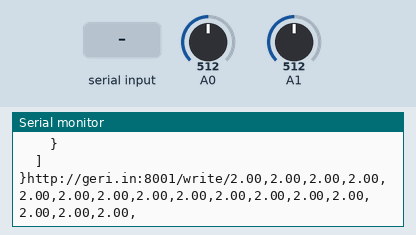
Recording of a sketch running on a simulated Arduino Uno, built with avr-gcc and run on an emulated ATmega328P. Shown: the last lines printed to the serial monitor. Inputs (shaded band) come from the test bench; at power-on: A0 = 512, A1 = 512. The modem accepts every AT command (registered, SIM ready, sends succeed) and sends nothing else.

Above: at 14.9 s.
15.0 s: "ERROR" received over the second serial link
At 15.8 s:
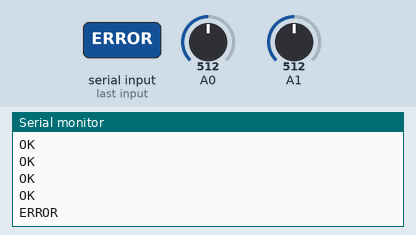
16.5 s: "1" received over the second serial link
At 18.5 s:
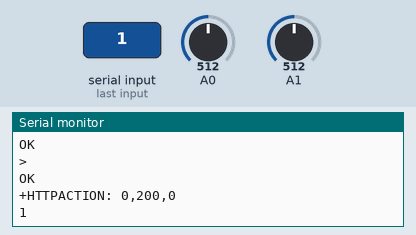

The sketch:

_16_BATTERIES.ino
```cpp
/* Hardware Connections:-
 *  Analog pins: A0- Takes the output values from 8:1 multiplexer
 *               A1- Takes the output values from 8:1 multiplexer
 *
 *  Digital Pins: 2,3,4- Select lines for 8:1 multiuplexer
 *                7,8- Gsm serial connection
*/
#include <Time.h>
#include <TimeLib.h>
#include <ArduinoJson.h>
#include <SoftwareSerial.h>
SoftwareSerial myGsm (7,8);
int count;
float inputValue[8];
float BatteryVoltage[8];
void printSerialData()
{
 while(myGsm.available()!=0)
 Serial.write(myGsm.read());
}
void setup()
{

 myGsm.begin(9600);
 Serial.begin(9600);

//Taking IMEI no.
 myGsm.println("AT+CGSN");
 double imei=myGsm.read();
 delay(1000);
 printSerialData();

//Taking time in the epoch format
 double t= now();
 delay(100);
 printSerialData();

 label1:
  myGsm.println("AT+CIPMUX=0");
  delay(2000);
  if(myGsm.read()=="ERROR")
  goto label1;
  //printSerialData();

 label2:
  myGsm.println("AT+CIPSHUT=0");  //Close TCP Connection
  delay(300);
  if(myGsm.read()=="ERROR")
  goto label2;
  //printSerialData();

 label3:
  myGsm.println("AT+CSTT=\"airtelgprs\"");
  delay(1000);
  if(myGsm.read()=="ERROR")
  goto label3;
  // printSerialData();

 label4:
  myGsm.println("AT+SAPBR=3,1,\"APN\",\"airtelgprs\"");   //Set the APN
  delay(5000);
  if(myGsm.read()=="ERROR")
  goto label4;
  // printSerialData();

 label5:
  myGsm.println("AT+SAPBR =1,1");  //Enable the GPRS
  delay(1000);
  if(myGsm.read()=="ERROR")
  goto label5;
  //printSerialData();

 label6:
  myGsm.println("AT+SAPBR=2,1");   //we get back a IP address
  delay(1000);
  if(myGsm.read()=="ERROR")
  goto label6;
  //printSerialData();

 label7:
  myGsm.println("AT+HTTPINIT");
  delay(1000);
  if(myGsm.read()=="ERROR")
  goto label7;
  //printSerialData();

 label8:
  myGsm.println("AT+HTTPPARA=\"CID\",1");
  delay(1000);
  if(myGsm.read()=="ERROR")
  goto label8;
  //printSerialData();

//JSON Formatting
 StaticJsonBuffer<200> jsonBuffer;
 JsonObject& root = jsonBuffer.createObject();
  root["imei"] = imei;
  root["time"] = t;

  JsonArray& batteries = jsonBuffer.createArray();
  //Run loop here
  batteries.add(0);
  batteries.add(1);

  JsonObject& batteriesObject = jsonBuffer.createObject();
  batteriesObject["batteries"] = batteries;
  batteriesObject["timestamp"] = "987654321234";

  JsonArray& measurement = root.createNestedArray("measurement");
  measurement.add(batteriesObject);

  // Step 4
  root.printTo(Serial);
  Serial.println();
  root.prettyPrintTo(Serial);

}


 void loop()
{
  sendToURL("http://geri.in:8001/write/", readData());
  delay(5000);
 }

String readData()
{
  String result = "";
  int address[3];
  for (count=0;count<8;count++)
  {
    address[0] = bitRead(count,0);

    address[1] = bitRead(count,1);
    address[2] = bitRead(count,2);

    digitalWrite(2, address[0]);
    digitalWrite(3, address[1]);
    digitalWrite(4, address[2]);

    int inputValue = analogRead(A0);
    BatteryVoltage[count] = inputValue*5/1023;
    result = result + BatteryVoltage[count]+",";
  }
  for (count=0;count<8;count++)
  {
    address[0] = bitRead(count,0);
    address[1] = bitRead(count,1);
    address[2] = bitRead(count,2);

    digitalWrite(2, address[0]);
    digitalWrite(3, address[1]);
    digitalWrite(4, address[2]);

    int inputValue = analogRead(A1);
    BatteryVoltage[count] = inputValue*5/1023;
    result = result + BatteryVoltage[count]+",";
  }
  return result;
}


void sendToURL(String url, String data)
{

 String completeURL = url+data;
 Serial.print(completeURL);
 myGsm.println("AT+HTTPPARA=\"URL\",\""+completeURL+"\"");
 delay(1000);
 printSerialData();

 myGsm.println("AT+CIPSEND");//begin send data to remote server
 delay(1000);
 printSerialData();

 myGsm.println("AT+HTTPACTION=0");
 delay(1000);
 printSerialData();
}
```

Measured:
- after the input at 15.0 s, the serial monitor: prints a new line after 0.08 s (image 1)
- after the input at 16.5 s, the serial monitor: prints a new line after 0.58 s (image 2)
